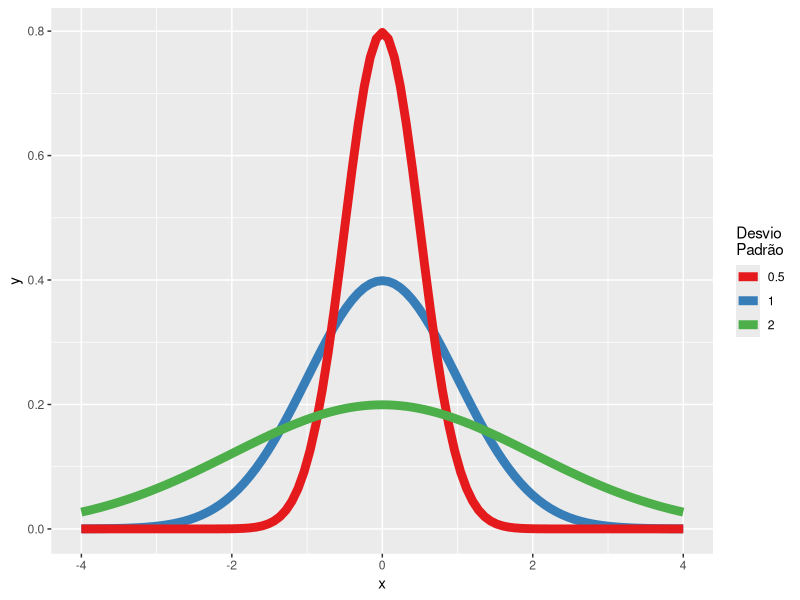
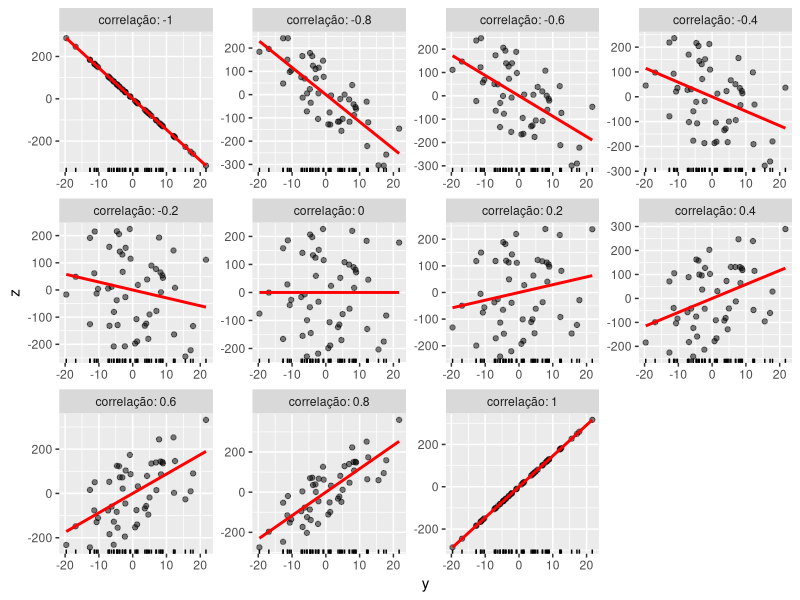
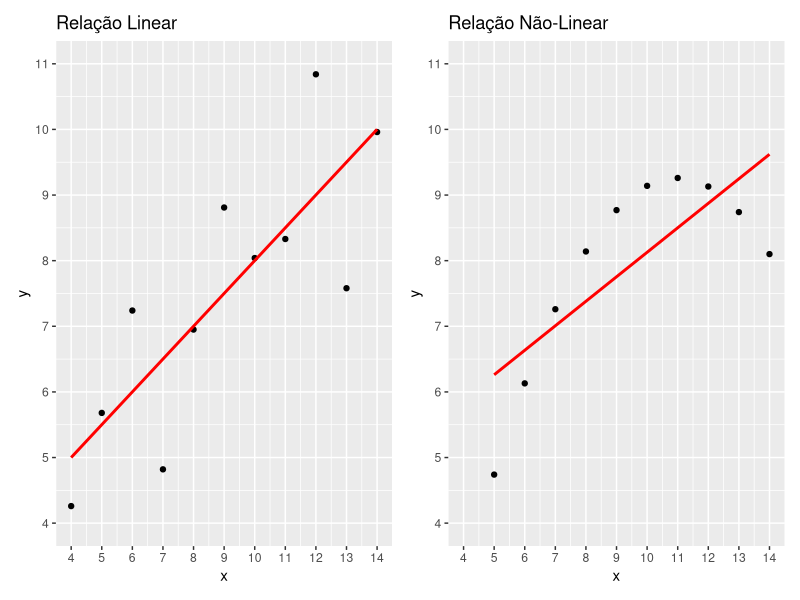
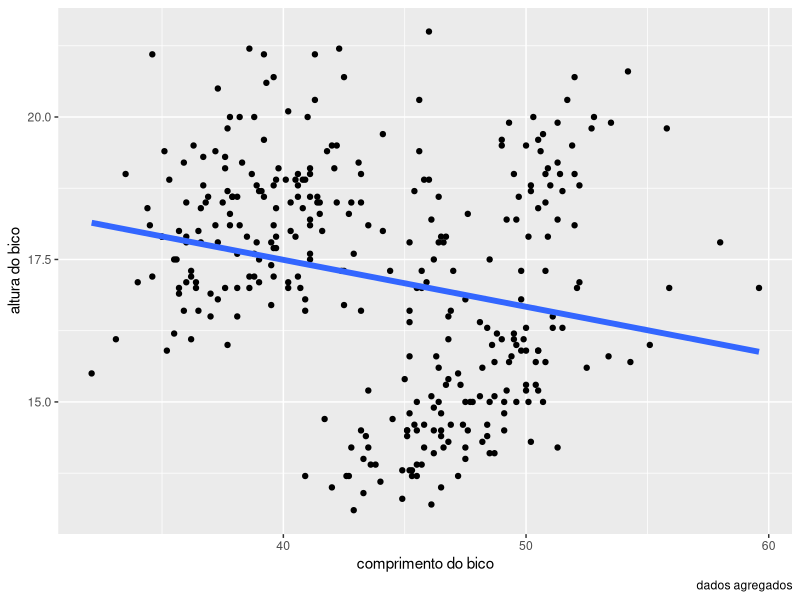
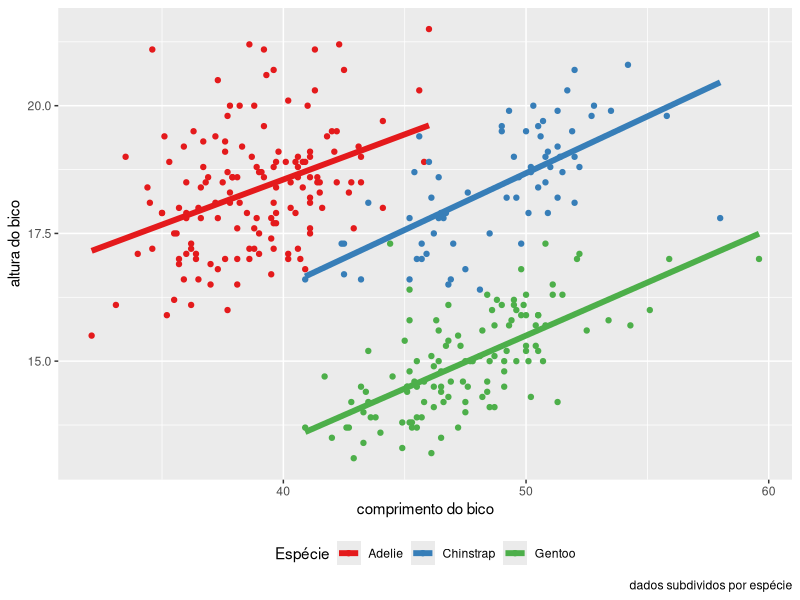

Reproduce these figures in R, in order.
## ---- chunk 1
knitr::opts_chunk$set(echo = TRUE,
                      fig.width = 6,
                      fig.asp = 0.618,
                      out.width = "70%",
                      fig.align = "center",
                      fig.retina = 3)
set.seed(123)
## ---- chunk 2
library(ggplot2)
ggplot(data.frame(x = c(-4, 4)), aes(x)) +
  mapply(function(mean, sd, col) {
    stat_function(fun = dnorm,
                  args = list(mean = mean,
                              sd = sd),
                  aes(col = col), size = 3)
  },
  mean = rep(0, 3),
  sd = c(1, .5, 2),
  col = c("1", "0.5", "2")) +
  scale_colour_brewer("Desvio\nPadrão", palette = "Set1",
                      guide = guide_legend(ncol = 1,
                                           nrow = 3,
                                           byrow = TRUE))
## ---- chunk 3
correlação <- seq(-1, 1, 0.2)

x <- 1:50
y <- rnorm(50, sd = 10)

complemento <- function(y, correlação, x) {
  y.perp <- residuals(lm(x ~ y))
  correlação * sd(y.perp) * y + y.perp * sd(y) * sqrt(1 - correlação^2)
}

X <- data.frame(z = as.vector(sapply(correlação,
                                     function(correlação) complemento(y, correlação, x))),
                correlação = ordered(rep(signif(correlação, 2),
                                         each = length(y))),
                y = rep(y, length(correlação)))
ggplot(X, aes(y, z, group = correlação)) +
  geom_rug(sides = "b") +
  geom_point(alpha = 0.5) +
  geom_smooth(method = "lm", color = "Red", se = FALSE) +
  facet_wrap(~ correlação, scales = "free", labeller = "label_both", ncol = 4) +
  theme(legend.position = "none")
## ---- chunk 4
library(tidyr)
library(patchwork)

data("anscombe")
anscombe <- anscombe %>%
 pivot_longer(everything(),
   names_to = c(".value", "conjunto"),
   names_pattern = "(.)(.)")

p_a <- anscombe %>%
  dplyr::filter(conjunto == 1) %>%
  ggplot(aes(x, y)) +
  geom_point() +
  geom_smooth(method = "lm", se = FALSE, color = "Red") +
  scale_x_continuous(limits = c(4, 14), breaks = 4:14) +
  scale_y_continuous(limits = c(4, 11), breaks = 4:11) +
  ggtitle("Relação Linear")

p_b <- anscombe %>%
  dplyr::filter(conjunto == 2) %>%
  ggplot(aes(x, y)) +
  geom_point() +
  geom_smooth(method = "lm", se = FALSE, color = "Red") +
  scale_x_continuous(limits = c(4, 14), breaks = 4:14) +
  scale_y_continuous(limits = c(4, 11), breaks = 4:11) +
  ggtitle("Relação Não-Linear")

p_a + p_b
## ---- chunk 5
library(cowplot)

p1 <- ggdraw() + draw_image("images/pearson.jpg")
p2 <- ggdraw() + draw_image("images/spearman.jpg")
p3 <- ggdraw() + draw_image("images/kendall.jpg")
p1 + p2 + p3 + plot_layout(nrow = 1, widths = 1)
## ---- chunk 6
library(mnormt)

medias <- c(0, 10)
covariancias <- matrix(c(1, 0.6, 0.6, 1), 2, 2)

mv_normal <- as.data.frame(rmnorm(50, medias, covariancias))
mv_student <- as.data.frame(rmt(50, medias, covariancias, df = 1))
## ---- chunk 7
shapiro.test(mv_normal$V1)
shapiro.test(mv_normal$V2)
## ---- chunk 8
shapiro.test(mv_student$V1)
shapiro.test(mv_student$V2)
## ---- chunk 9
cor(mv_normal$V1, mv_normal$V2, method = "pearson")
## ---- chunk 10
cor(mv_student$V1, mv_student$V2, method = "spearman")
## ---- chunk 11
cor(mv_student$V1, mv_student$V2, method = "kendall")
## ---- chunk 12
cor.test(mv_normal$V1, mv_normal$V2, method = "pearson")
## ---- chunk 13
cor.test(mv_student$V1, mv_student$V2, method = "spearman")
## ---- chunk 14
cor.test(mv_student$V1, mv_student$V2, method = "kendall")
## ---- chunk 15
library(magrittr)
library(palmerpenguins)
library(skimr)
penguins <- penguins %>% na.omit()
skim(penguins)
## ---- chunk 16
p4 <- ggdraw() + draw_image("images/penguis-species.png")
p5 <- ggdraw() + draw_image("images/penguins-bill.png")
p4 + p5 + plot_layout(nrow = 1, widths = 1)
## ---- chunk 17
penguins %>%
  ggplot(aes(bill_length_mm, bill_depth_mm)) +
  geom_point() +
  geom_smooth(method = "lm", se = FALSE, size = 2)  +
  labs(x = "comprimento do bico",
       y = "altura do bico",
       caption = "dados agregados")
## ---- chunk 18
penguins %>%
  ggplot(aes(bill_length_mm, bill_depth_mm, color = species)) +
  geom_point() +
  geom_smooth(aes(group = species), method = "lm", se = FALSE, size = 2)  +
  labs(x = "comprimento do bico",
       y = "altura do bico",
       caption = "dados subdividos por espécie") +
  scale_color_brewer("Espécie", palette = "Set1") +
  theme(legend.position = "bottom")
## ---- chunk 19
sessionInfo()
